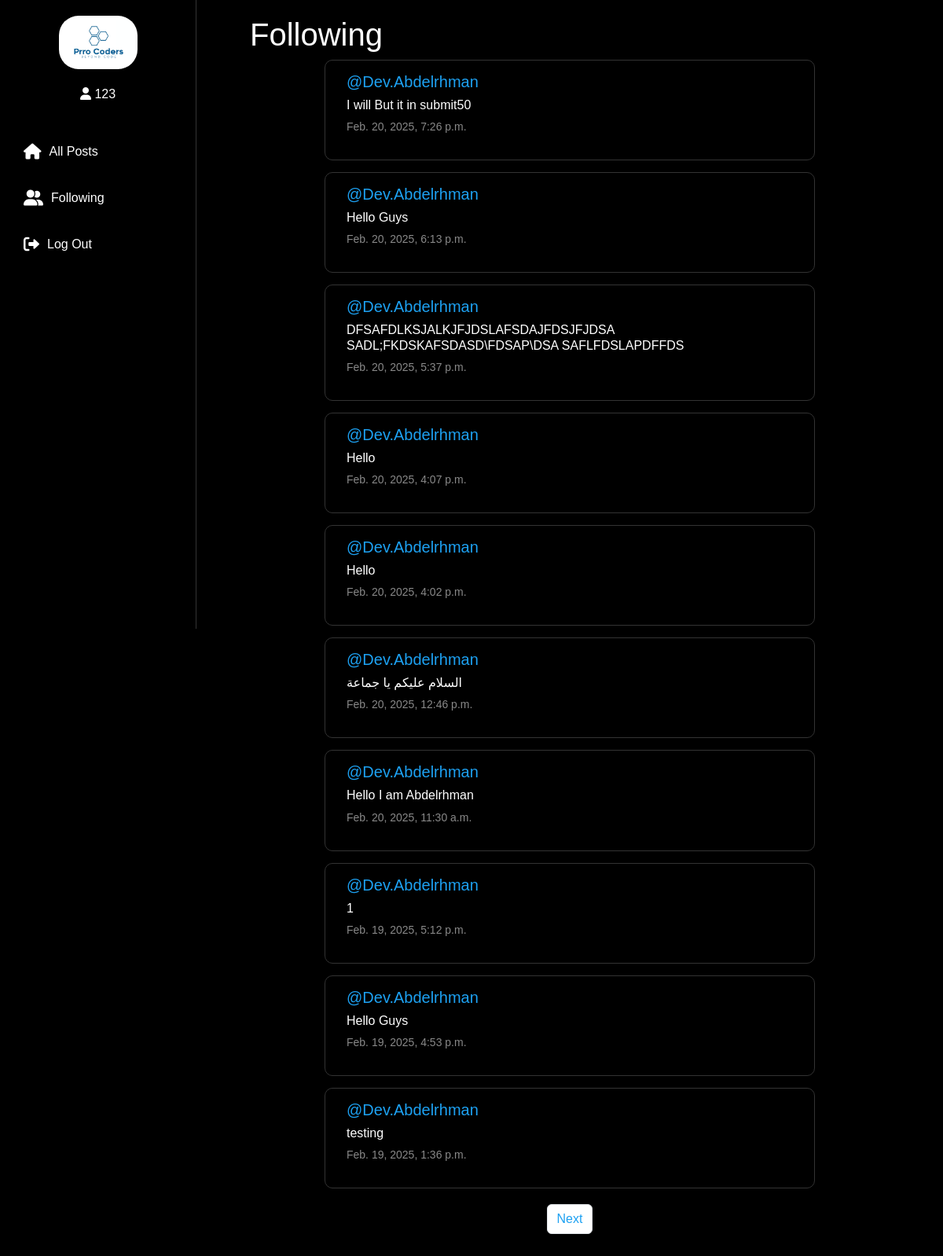
The page /following (signed in) on the database its author committed.
### network/models.py (models this page shows, shortened)
class User(AbstractUser):
    pass

class Post(models.Model):
    content = models.CharField(max_length=140)
    user = models.ForeignKey(User, on_delete=models.CASCADE, related_name='auther')
    date = models.DateTimeField(auto_now_add=True)

### network/views.py (the view)
# urls.py: path('following', views.Following, name='following'),
def Following(request):
    CurrentUser = User.objects.get(pk=request.user.id)
    followingPeople = Follow.objects.filter(user=CurrentUser)
    allPosts = Post.objects.all().order_by('id').reverse()
    followingPosts = []
    for post in allPosts:
        for person in followingPeople:
            if person.user_follower == post.user:
                followingPosts.append(post)
    paginater = Paginator(followingPosts, 10)
    page_number = request.GET.get('page')
    posts_of_the_page = paginater.get_page(page_number)
    return render(request, "network/following.html", {
        'post_of_the_page': posts_of_the_page,
    })

### network/templates/network/following.html (shortened to what this page needs)
{% extends "network/layout.html" %}
{% block body %}
    <h1 class="mx-5">Following</h1>
    <div class="all-posts">
        {% for post in post_of_the_page %}
        <div class="row post ">
            <h5 class="username"><a href="{% url 'profile' post.user.id %}">@{{post.user}}</a></h5>
            <h6>{{post.content}}</h6>
            <p class="date">{{post.date}}</p>
        </div>
        {% endfor %}
        <nav aria-label="Page navigation example">
            <ul class="pagination d-fleex justify-content-center">
                {% if post_of_the_page.has_next %}
                    <li class="page-item"><a class="page-link" href="?page={{post_of_the_page.next_page_number}}">Next</a></li>
                {% endif %}
            </ul>
          </nav>
    </div>
{% endblock %}

### network/templates/network/layout.html (shortened to what this page needs)
{% load static %}
<!DOCTYPE html>
<html lang="en">
    <head>
        <link href="https://cdn.jsdelivr.net/npm/bootstrap@5.3.0/dist/css/bootstrap.min.css" rel="stylesheet">
        <link rel="stylesheet" href="https://cdnjs.cloudflare.com/ajax/libs/font-awesome/6.0.0-beta3/css/all.min.css">
        <link href="{% static 'network/styles.css' %}" rel="stylesheet">
    </head>
    <body>
        <nav class="sidebar">
            <a class="sidebar-logo" href="{% url 'index' %}">
                <img src="{% static 'Prro Coders.jpg' %}" alt="PrroCoders" width="100px" style="border-radius: 25px;">
            </a>
            {% if user.is_authenticated %}
                <a class="nav-link" href="{% url 'profile' user_id=request.user.id %}">
                <i class="fas fa-user"></i>
                <span>{{user}}</span>
            </a>
            {% endif %}
            <br>
            <ul class="sidebar-nav">
                <li class="nav-item">
                    <a class="nav-link" href="{% url 'index' %}">
                        <i class="fas fa-home"></i>
                        <span>All Posts</span>
                    </a>
                </li>
                {% if user.is_authenticated %}
                    <li class="nav-item">
                        <a class="nav-link" href="{% url 'following' %}">
                            <i class="fas fa-user-friends"></i>
                            <span>Following</span>
                        </a>
                    </li>
                    <li class="nav-item">
                        <a class="nav-link" href="{% url 'logout' %}">
                            <i class="fas fa-sign-out-alt"></i>
                            <span>Log Out</span>
                        </a>
                    </li>
                {% endif %}
            </ul>
        </nav>
        <div class="main-content">
            {% block body %}
            {% endblock %}
        </div>
    </body>
</html>

### network/static/network/styles.css (style rules this page uses)
body { font-family: Arial, sans-serif; background-color: #000; color: #fff; margin: 0; padding: 0; overflow-x: hidden; }
.sidebar { width: 250px; height: 100vh; background-color: #000; position: fixed; padding: 20px; border-right: 1px solid #333; display: flex; flex-direction: column; align-items: center; }
.sidebar-logo { margin-bottom: 20px; }
.sidebar-nav { list-style: none; padding: 0; width: 100%; }
.sidebar-nav li { margin: 15px 0; }
.sidebar-nav li a { color: #fff; text-decoration: none; display: flex; align-items: center; padding: 10px; border-radius: 10px; transition: background-color 0.3s; }
.sidebar-nav li a i { margin-right: 10px; font-size: 20px; }
.main-content { margin-left: 250px; padding: 20px; }
.all-posts { max-width: 600px; margin: 0 auto; }
.post { background-color: #000; border: 1px solid #333; border-radius: 10px; padding: 15px; margin-bottom: 15px; }
.username a { color: #1DA1F2; text-decoration: none; }
.date { color: #888; font-size: 14px; }
.pagination { display: flex; justify-content: center; margin-top: 20px; }
.page-link { color: #1DA1F2; text-decoration: none; margin: 0 10px; }

### rows shown on the page
User: username "123"
Post: user "Dev.Abdelrhman", content "I will But it in submit50", date "Feb. 20, 2025, 7:26 p.m."
Post: user "Dev.Abdelrhman", content "Hello Guys", date "Feb. 20, 2025, 6:13 p.m."
Post: user "Dev.Abdelrhman", content "DFSAFDLKSJALKJFJDSLAFSDAJFDSJFJDSA SADL;FKDSKAFSDASD\\FDSAP\\DSA SAFLFDSLAPDFFDS", date "Feb. 20, 2025, 5:37 p.m."
Post: user "Dev.Abdelrhman", content "Hello", date "Feb. 20, 2025, 4:07 p.m."
Post: user "Dev.Abdelrhman", content "Hello", date "Feb. 20, 2025, 4:02 p.m."
Post: user "Dev.Abdelrhman", content "السلام عليكم يا جماعة", date "Feb. 20, 2025, 12:46 p.m."
Post: user "Dev.Abdelrhman", content "Hello I am Abdelrhman", date "Feb. 20, 2025, 11:30 a.m."
Post: user "Dev.Abdelrhman", content "1", date "Feb. 19, 2025, 5:12 p.m."
Post: user "Dev.Abdelrhman", content "Hello Guys", date "Feb. 19, 2025, 4:53 p.m."
Post: user "Dev.Abdelrhman", content "testing", date "Feb. 19, 2025, 1:36 p.m."
